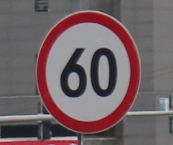
#> input picture traffic_Data/DATA/mix/005_1_0004.png, 173 x 145 px, found by its file name; its folder holds only this picture in this run
$ python main3.py
#> lines starting #> are read from the running program, lines starting #| are printed output that depends on the picture; after the words box and inside, x2 and y2 are one past the last pixel; in counts of white or black regions, pixels touching at a corner belong together
import cv2
import numpy as np
import os
import shutil
import matplotlib.pyplot as plt

def clean_output_folder(output_folder):
    """Önceki sınıflandırma çıktılarını temizler"""
    if os.path.exists(output_folder):
        shutil.rmtree(output_folder)
    os.makedirs(output_folder)

def detect_shape(contour):
    """Konturun şeklini tespit eden gelişmiş fonksiyon"""
    # Konturun yaklaşık şeklini hesapla
    perimeter = cv2.arcLength(contour, True)
    approx = cv2.approxPolyDP(contour, 0.04 * perimeter, True)

    # Şekli belirle
    num_vertices = len(approx)
    if num_vertices == 3:
        return 'triangle', num_vertices
    elif num_vertices == 4:
        # Kare mi, dikdörtgen mi kontrolü
        x, y, w, h = cv2.boundingRect(approx)
        aspect_ratio = float(w) / h
        return 'rectangle' if 0.9 <= aspect_ratio <= 1.1 else 'rectangle', num_vertices
    elif num_vertices == 8:
        return 'octagon', num_vertices
    elif num_vertices > 8:
        return 'circle', num_vertices
    else:
        return 'unknown', num_vertices

def classify_traffic_symbols(input_folder, output_folder):
    # Çıktı klasörünü temizle
#> called with input_folder = 'traffic_Data\\DATA\\mix', output_folder = 'classified_symbols'
    clean_output_folder(output_folder)

    # Şekil klasörlerini oluştur
    shapes = ['triangle', 'circle', 'rectangle', 'octagon', 'unknown']
    for shape in shapes:
        os.makedirs(os.path.join(output_folder, shape), exist_ok=True)

    # Tüm resimleri işle
    for filename in os.listdir(input_folder):
        # Yalnızca resim dosyalarını işle
        if not filename.lower().endswith(('.png', '.jpg', '.jpeg', '.bmp', '.gif')):
            continue

        # Resmi oku
        image_path = os.path.join(input_folder, filename)
        image = cv2.imread(image_path)
#> image is the input picture: shape (145, 173, 3); mean B, G, R 101.2, 97.9, 113.3

        # Resim okunamazsa atla
        if image is None:
            print(f"Resim okunamadı: {filename}")
            continue

        # Görüntüyü ön işleme
        # Gri tonlamaya çevir
        gray = cv2.cvtColor(image, cv2.COLOR_BGR2GRAY)
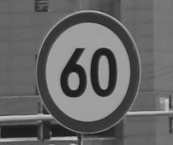
#> gray: shape (145, 173); min 26, max 203, mean 102.9

        # Bulanıklaştırma (Gürültüyü azaltmak için)
        blurred = cv2.GaussianBlur(gray, (5, 5), 0)
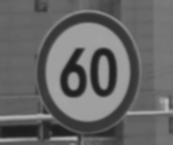
#> blurred: shape (145, 173); min 29, max 187, mean 102.9

        # Çoklu eşikleme teknikleri denemek için
        methods = [
            ('Binary', cv2.threshold(blurred, 0, 255, cv2.THRESH_BINARY_INV + cv2.THRESH_OTSU)[1]),
            ('Adaptive Gaussian', cv2.adaptiveThreshold(blurred, 255,
                                    cv2.ADAPTIVE_THRESH_GAUSSIAN_C,
                                    cv2.THRESH_BINARY_INV, 11, 2)),
            ('Adaptive Mean', cv2.adaptiveThreshold(blurred, 255,
                                cv2.ADAPTIVE_THRESH_MEAN_C,
                                cv2.THRESH_BINARY_INV, 11, 2))
        ]

        # En iyi sonucu bulmak için
        best_contours = None
        best_method = None

        for method_name, thresh in methods:
            # Kenarları tespit et
            edges = cv2.Canny(thresh, 50, 200)

            # Konturları bul
            contours, _ = cv2.findContours(edges, cv2.RETR_EXTERNAL, cv2.CHAIN_APPROX_SIMPLE)

            # Kontür alan filtresi
            contours = [cnt for cnt in contours if cv2.contourArea(cnt) > 100]

            if contours:
                # En büyük konturu bul
                main_contour = max(contours, key=cv2.contourArea)

                # Şekil tespiti
                shape, vertices = detect_shape(main_contour)

                # Kontür bulundu ve şekil tespit edildi ise
                best_contours = contours
                best_method = method_name
                break
#> this loop made 1 pass
#> (method_name, perimeter in detect_shape, num_vertices in detect_shape, shape, vertices, best_method) on pass 1: ('Binary', 303.7, 8, 'octagon', 8, 'Binary')
#> pass 1, in classify_traffic_symbols, `edges = cv2.Canny(thresh, 50, 200)`:
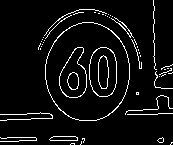
#> edges: shape (145, 173); 6% white in thin lines or dots

        # Eğer hiçbir yöntemle kontür bulunamadıysa atla
        if best_contours is None:
            print(f"Kontür bulunamadı: {filename}")
            continue

        # Şekli belirle
        shape, vertices = detect_shape(max(best_contours, key=cv2.contourArea))

        # Resmi ilgili klasöre kopyala
        output_path = os.path.join(output_folder, shape, filename)
        shutil.copy(image_path, output_path)

        # Görselleştirme
        plt.figure(figsize=(20,6))

        # Orijinal görüntü
        plt.subplot(161)
        plt.title('Orijinal')
        plt.imshow(cv2.cvtColor(image, cv2.COLOR_BGR2RGB))
        plt.axis('off')

        # Gri tonlama
        plt.subplot(162)
        plt.title('Gri')
        plt.imshow(gray, cmap='gray')
        plt.axis('off')

        # Bulanıklaştırılmış görüntü
        plt.subplot(163)
        plt.title('Bulanık')
        plt.imshow(blurred, cmap='gray')
        plt.axis('off')

        # Eşikleme yöntemleri
        for i, (method_name, thresh) in enumerate(methods, start=4):
            plt.subplot(1, 6, i)
            plt.title(method_name)
            plt.imshow(thresh, cmap='gray')
            plt.axis('off')
#> this loop made 3 passes
#> method_name on passes 1 to 3: 'Binary', 'Adaptive Gaussian', 'Adaptive Mean'

        # Kontürler çizilmiş görüntü
        plt.figure(figsize=(10,6))
        plt.title(f'Şekil: {shape} (Köşe Sayısı: {vertices})')

        # Kontürü çizilen görüntü
        img_with_contours = image.copy()
        cv2.drawContours(img_with_contours, best_contours, -1, (0,255,0), 3)
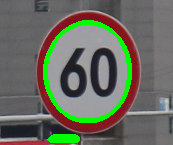
#> img_with_contours: shape (145, 173, 3); 6.26% of pixels changed, all inside (x1, y1, x2, y2) = (43, 20, 132, 143)
        plt.imshow(cv2.cvtColor(img_with_contours, cv2.COLOR_BGR2RGB))
        plt.axis('off')

        plt.tight_layout()
        plt.show()
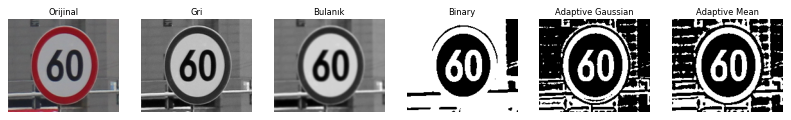
#> figure drawn by matplotlib, 6 panels

    print("Sınıflandırma tamamlandı!")

# Kullanım örneği
input_folder = 'traffic_Data\DATA\mix'  # Giriş klasörü
output_folder = 'classified_symbols'  # Çıkış klasörü

classify_traffic_symbols(input_folder, output_folder)

$ run again, on traffic_Data/DATA/mix/038_1_0006.png
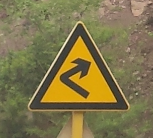
#> input picture traffic_Data/DATA/mix/038_1_0006.png, 153 x 138 px, found by its file name
#> in classify_traffic_symbols, image is the input picture: shape (138, 153, 3); mean B, G, R 75.7, 117.3, 127.7
#> the loop in classify_traffic_symbols, `for method_name, thresh in methods:` made 1 pass
#> (method_name, perimeter in detect_shape, approx in detect_shape, num_vertices in detect_shape, shape, vertices, best_method) on pass 1: ('Binary', 234.4, [[81, 37], [41, 101], [115, 101]], 3, 'triangle', 3, 'Binary')
#> pass 1, in classify_traffic_symbols, `edges = cv2.Canny(thresh, 50, 200)`:
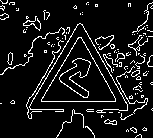
#> edges: shape (138, 153); 9.4% white in thin lines or dots
#> the loop in classify_traffic_symbols, `for i, (method_name, thresh) in enumerate(methods, start=4):` made 3 passes
#> method_name on passes 1 to 3: 'Binary', 'Adaptive Gaussian', 'Adaptive Mean'
#> in classify_traffic_symbols, `cv2.drawContours(img_with_contours, best_contours, -1, (0,255,0), 3)`:
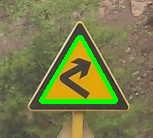
#> img_with_contours: shape (138, 153, 3); 4.81% of pixels changed, all inside (x1, y1, x2, y2) = (39, 35, 118, 104)

$ run again, on traffic_Data/DATA/mix/005_1_0006.png
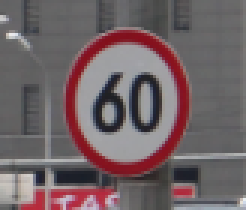
#> input picture traffic_Data/DATA/mix/005_1_0006.png, 82 x 70 px, found by its file name (shown 3 times larger)
#> in classify_traffic_symbols, image is the input picture: shape (70, 82, 3); mean B, G, R 102.2, 99, 113
#> the loop in classify_traffic_symbols, `for method_name, thresh in methods:` made 1 pass
#> (method_name, perimeter in detect_shape, num_vertices in detect_shape, shape, vertices, best_method) on pass 1: ('Binary', 121.2, 8, 'octagon', 8, 'Binary')
#> pass 1, in classify_traffic_symbols, `edges = cv2.Canny(thresh, 50, 200)`:
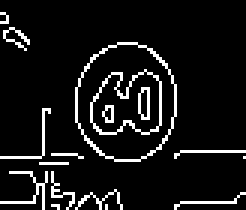
#> edges: shape (70, 82) (shown 3 times larger); 8.5% white in thin lines or dots
#> the loop in classify_traffic_symbols, `for i, (method_name, thresh) in enumerate(methods, start=4):` made 3 passes
#> method_name on passes 1 to 3: 'Binary', 'Adaptive Gaussian', 'Adaptive Mean'
#> in classify_traffic_symbols, `cv2.drawContours(img_with_contours, best_contours, -1, (0,255,0), 3)`:
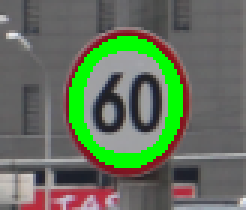
#> img_with_contours: shape (70, 82, 3) (shown 3 times larger); 9.09% of pixels changed, all inside (x1, y1, x2, y2) = (23, 12, 61, 56)

$ run again, on traffic_Data/DATA/mix/038_1_0001.png
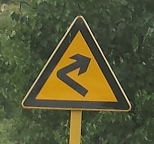
#> input picture traffic_Data/DATA/mix/038_1_0001.png, 154 x 144 px, found by its file name
#> in classify_traffic_symbols, image is the input picture: shape (144, 154, 3); mean B, G, R 55.1, 87.4, 86.1
#> the loop in classify_traffic_symbols, `for method_name, thresh in methods:` made 1 pass
#> (method_name, perimeter in detect_shape, approx in detect_shape, num_vertices in detect_shape, shape, vertices, best_method) on pass 1: ('Binary', 253.4, [[79, 31], [36, 99], [116, 101]], 3, 'triangle', 3, 'Binary')
#> pass 1, in classify_traffic_symbols, `edges = cv2.Canny(thresh, 50, 200)`:
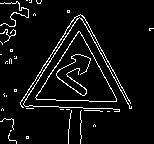
#> edges: shape (144, 154); 6.1% white in thin lines or dots
#> the loop in classify_traffic_symbols, `for i, (method_name, thresh) in enumerate(methods, start=4):` made 3 passes
#> method_name on passes 1 to 3: 'Binary', 'Adaptive Gaussian', 'Adaptive Mean'
#> in classify_traffic_symbols, `cv2.drawContours(img_with_contours, best_contours, -1, (0,255,0), 3)`:
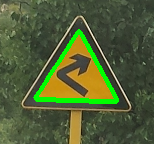
#> img_with_contours: shape (144, 154, 3); 4.91% of pixels changed, all inside (x1, y1, x2, y2) = (33, 29, 119, 104)
